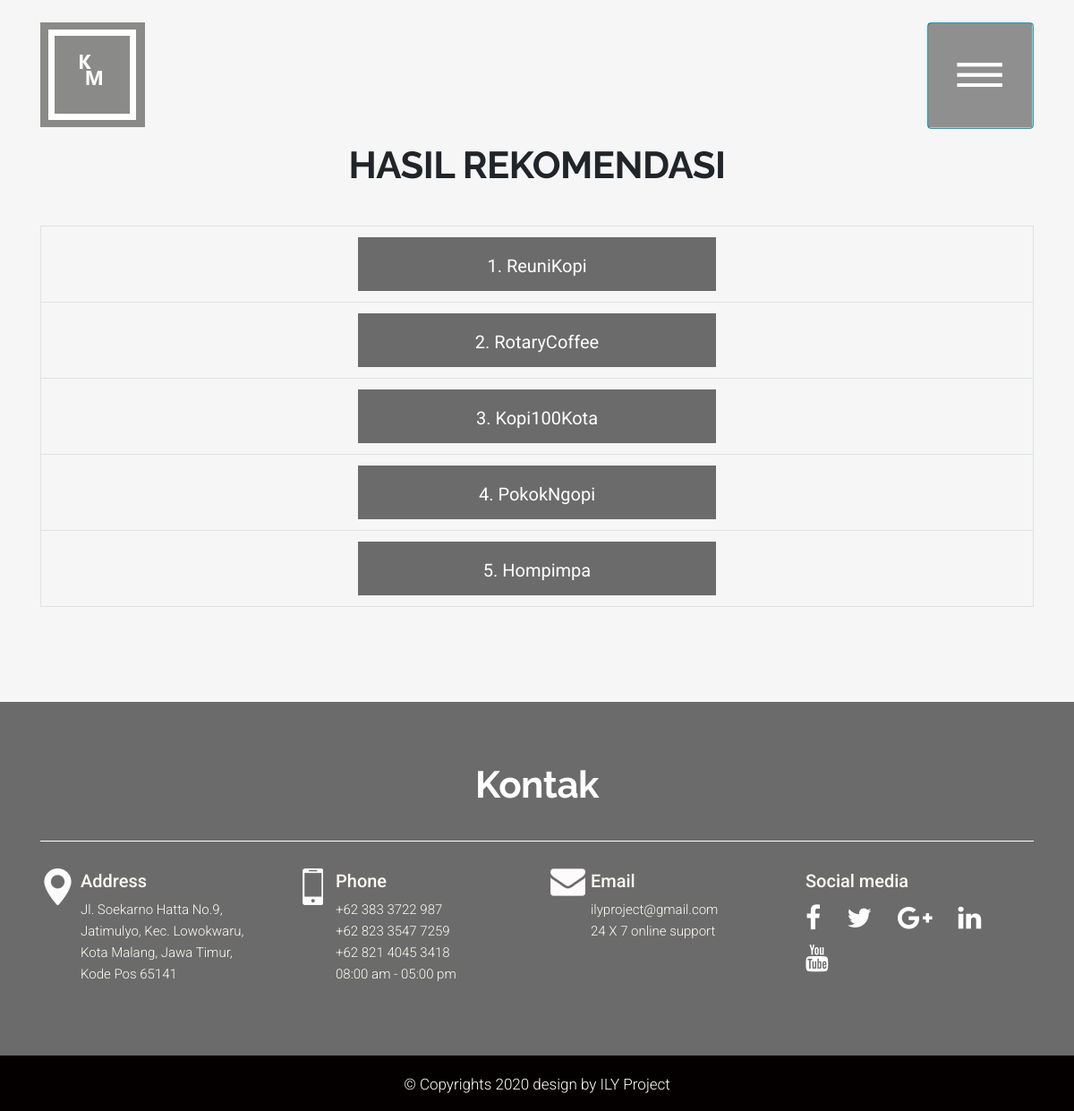
/kedai/hasil.php, run on an earlier commit of the app's database.
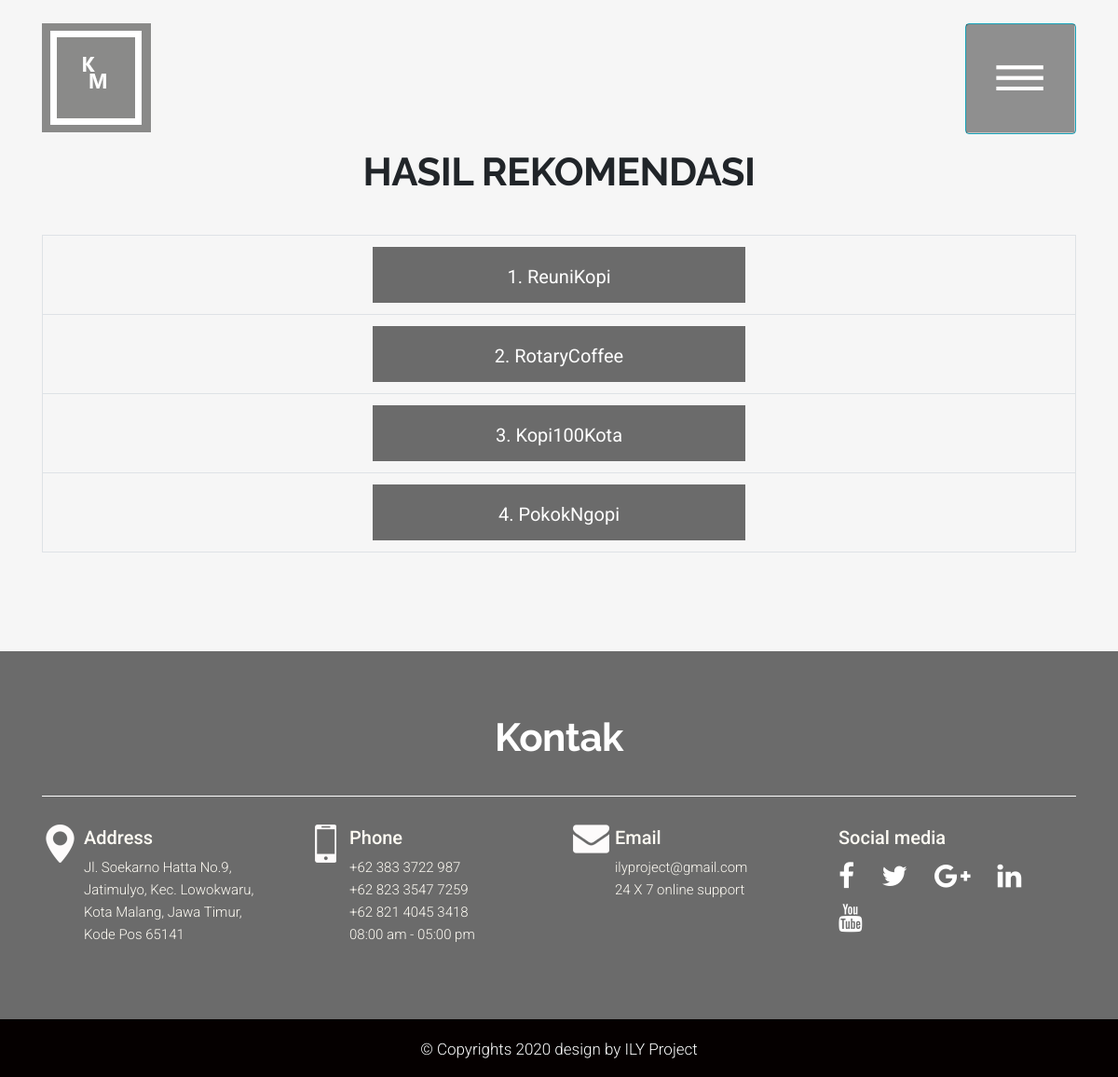
And on a later commit of the database.
### tables this page shows
CREATE TABLE `alternatif` (
  `id_alternatif` varchar(5) NOT NULL,
  `nm_alternatif` varchar(35) NOT NULL,
  `n_vektor_s` double NOT NULL,
  `n_vektor_v` double NOT NULL
);

### kedai/hasil.php (the view, shortened to what the changed rows need)
<!DOCTYPE html>
<html lang="en">
<head>
   <?php
include ("../login/koneksi/koneksi.php");
?>
   <link rel="stylesheet" href="css/bootstrap.min.css" />
   <link rel="stylesheet" href="css/pogo-slider.min.css" />
   <link rel="stylesheet" href="css/style.css" />
   <link rel="stylesheet" href="css/responsive.css" />
   <link rel="stylesheet" href="css/custom.css" />
   <link rel="stylesheet" href="https://maxcdn.bootstrapcdn.com/bootstrap/4.0.0/css/bootstrap.min.css"
>
</head>
<body id="home" data-spy="scroll" data-target="#navbar-wd" data-offset="98">
   <div class="wrapper">
      <div id="content">
         <div class="output">
            <div id="section2" class="section about_section layout_padding dash_bg">
               <div class="container">
                  <div class="row">
                     <div class="col-md-12">
                        <div class="full"></br></br></br>
                           <div id="#down" class="heading_main text_align_center">
                              <h2>Hasil Rekomendasi</h2>
                           </div>
                           <table class="table table-stripped table-hover table-bordered">
                              <tbody>
                                 <?php
                                    $i=0;
                                    $a=mysqli_query($conn, "select * from alternatif order by n_vektor_v desc");
                                    while($da=mysqli_fetch_assoc($a)){
                                       echo "<tr>";
                                          ?>
                                          <td class="contact_form_inner" align="center"><button target="_blank" id="<?php echo $da['id_alternatif']?>" onClick="detailKedai(this)" ><?php echo ++$i?>. <?php echo $da['nm_alternatif']?></button></td>
                                          <?php echo "</tr>\n";
                                    }
                                 ?>
                              </tbody>
                           </table>
                        </div>
                     </div>
                  </div>
               </div>
            </div>
         </div></br></br></br></br></br></br></br>
         <footer class="footer-box">
            <div class="container">
               <div class="row">
                  <div class="col-md-12">
                     <div class="full">
                        <div class="heading_main text_align_center white_fonts margin-bottom_30">
                           <h2>Kontak</h2>
                        </div>
                     </div>
                  </div>
               </div>
            </div>
         </footer>
      </div>
</body>
</html>

What changed in the data, as far as the page shows it:
removed alternatif: nm_alternatif "Hompimpa"
